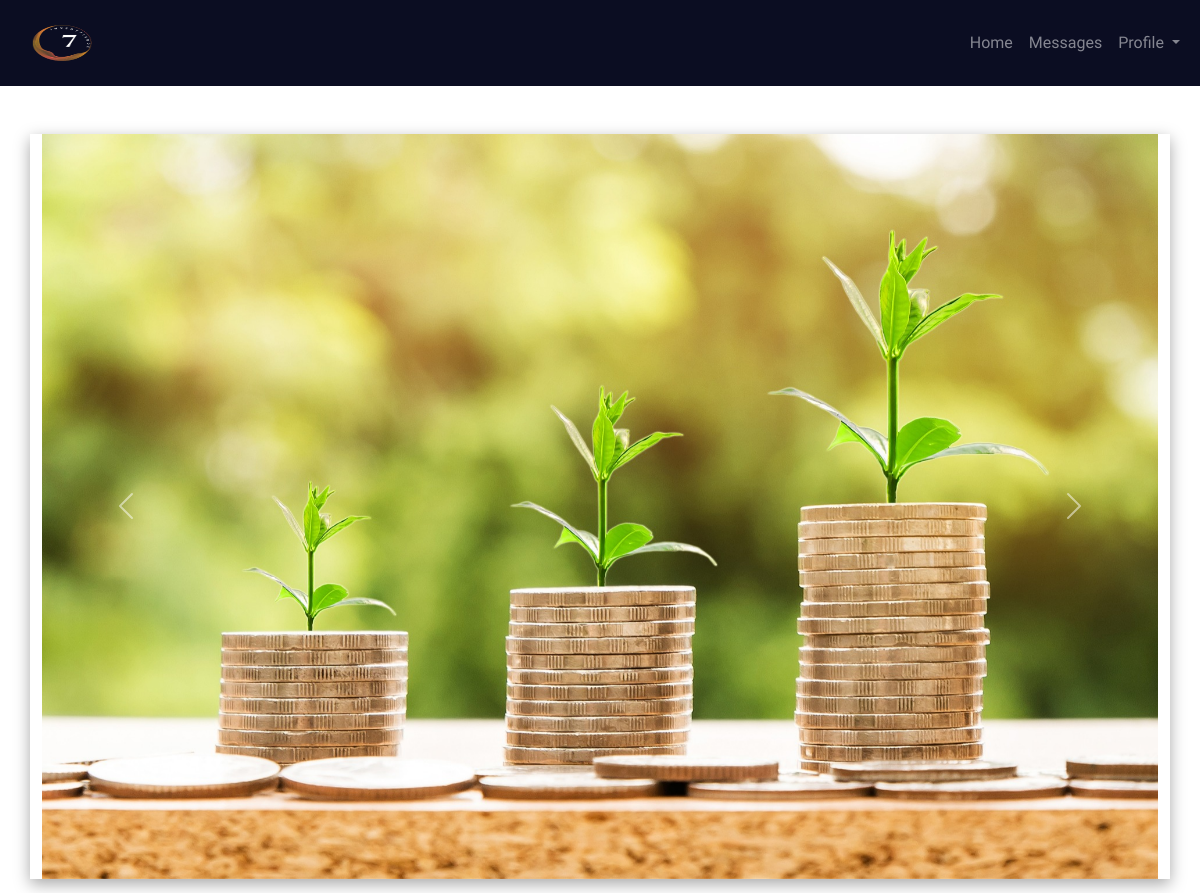
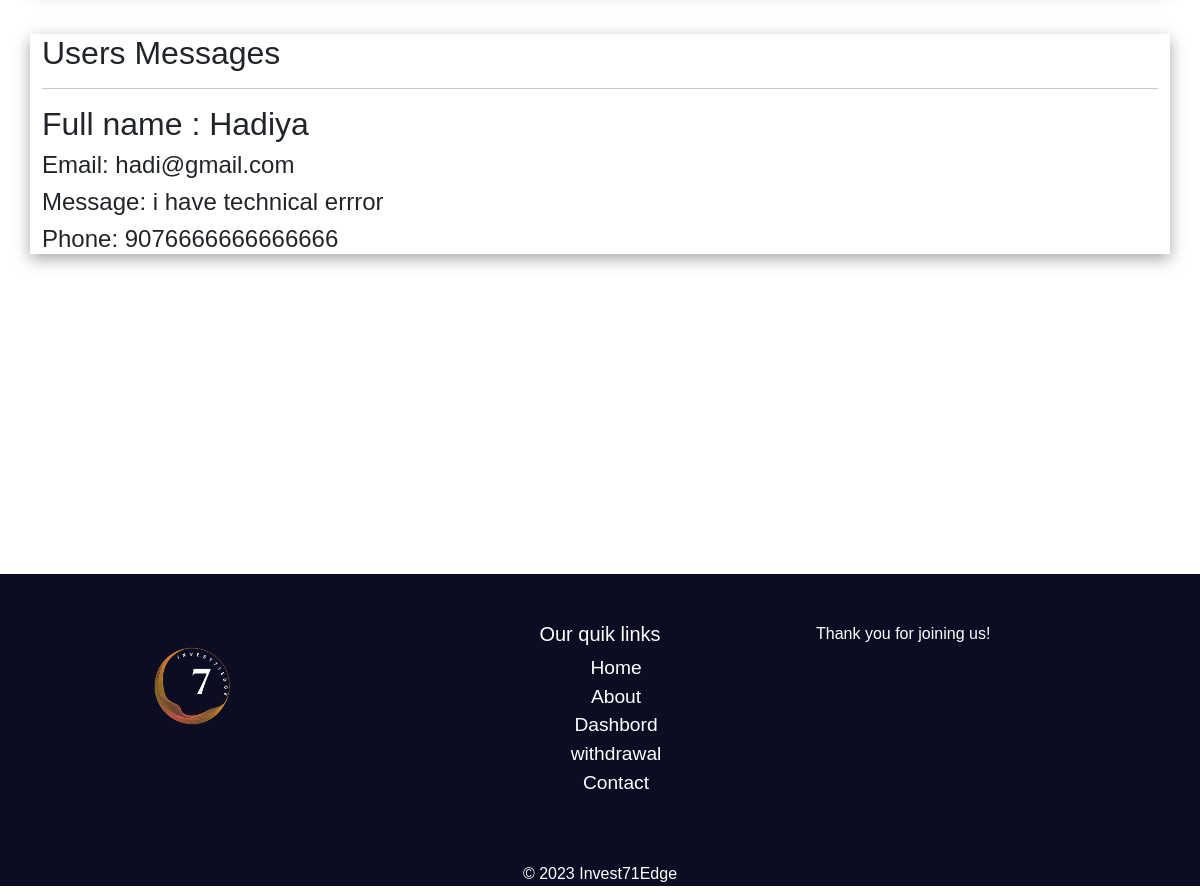
The page /messages/ (signed in) on the database its author committed (2 pictures, top to bottom).
### invest/models.py (models this page shows, shortened)
class Message(models.Model):
    email = models.EmailField()
    name = models.CharField(max_length=50, verbose_name="Full name")
    body = models.TextField(verbose_name="Message")
    phone = models.PositiveIntegerField()

### invest/views.py (the view)
# urls.py: path('messages/', views.msm, name="msm"),
@login_required
def msm(request):
    form = Message.objects.all()
    context = {
        "form":form,
    }
    return render(request, "registration/msm.html", context)

### templates/registration/msm.html (shortened to what this page needs)
{% extends 'partial/base.html' %}
{% load crispy_forms_tags %}
{% block content %}
<div class="container mt-5">
    <h2>Users Messages</h2>
    <hr>
    {% for x in form reversed %}
    <h2 class="">Full name : {{x.name}}</h2>
    <h4>Email: {{x.email}}</h4>
    <h4>Message: {{x.body}}</h4>
    <h4>Phone: {{x.phone}}</h4>
    {% endfor %}
</div>
{% endblock %}

### static/body.css (style rules this page uses)
.body { background-color: #fff; font-family: 'Alegreya Sans', sans-serif; }
.container { box-shadow: rgba(0, 0, 0, 0.35) 0px 5px 15px; }

### rows shown on the page
Message: name "Hadiya", email "hadi@gmail.com", body "i have technical errror", phone "9076666666666666"
